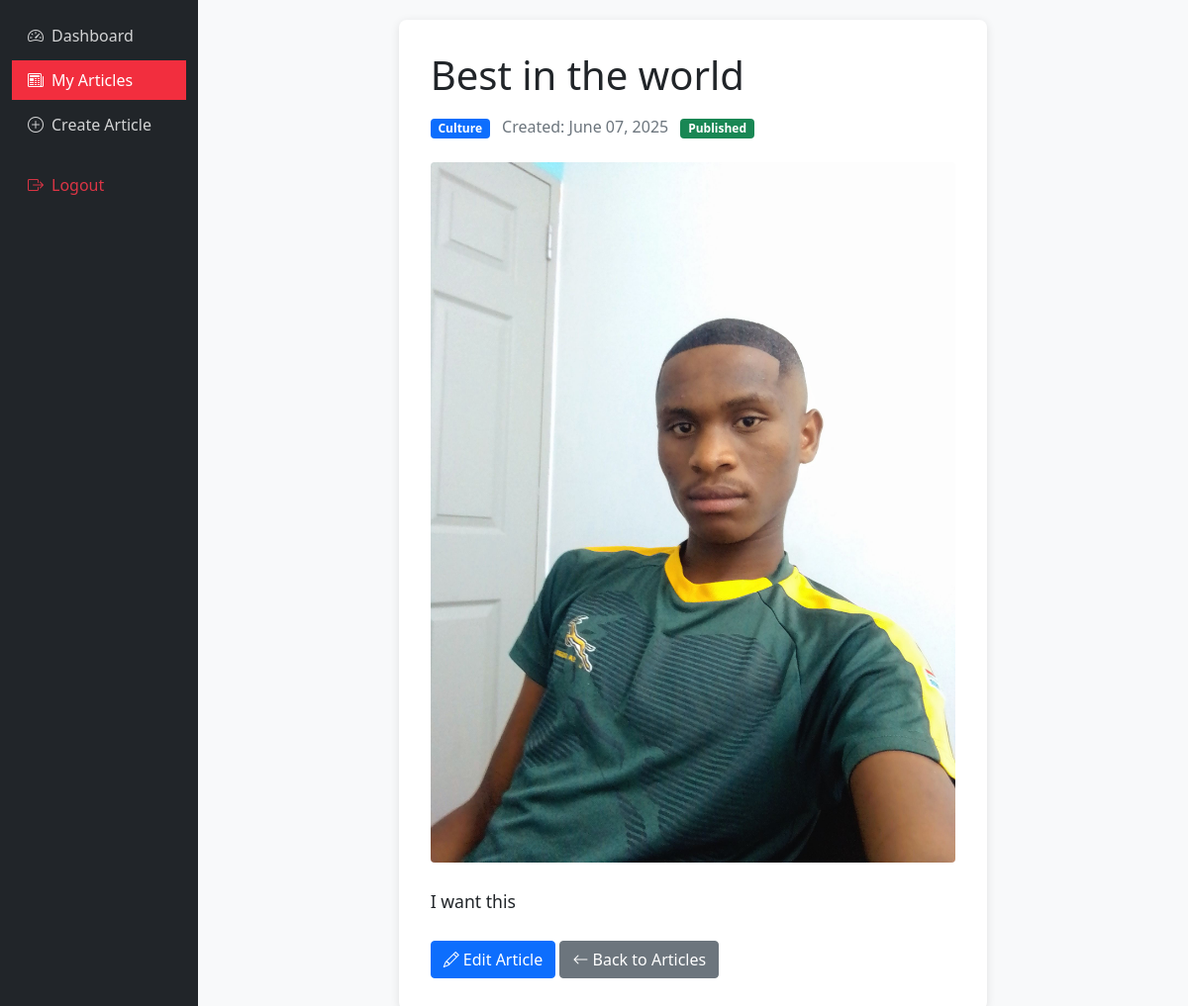
The app's page /journalist/article/preview/1 (signed in) with its own data.
### app.py (models this page shows)
class News(db.Model):
    id = db.Column(db.Integer, primary_key=True)
    title = db.Column(db.String(200), nullable=False)
    content = db.Column(db.Text, nullable=False)
    category = db.Column(db.String(50), nullable=False)
    image = db.Column(db.String(100), nullable=False, default='default_news.jpg')
    date_posted = db.Column(db.DateTime, nullable=False, default=datetime.utcnow)
    is_published = db.Column(db.Boolean, default=False)
    views = db.Column(db.Integer, default=0)
    user_id = db.Column(db.Integer, db.ForeignKey('user.id'), nullable=False)

### app.py (the view)
@app.route('/journalist/article/preview/<int:article_id>')
@login_required
def preview_article(article_id):
    article = News.query.get_or_404(article_id)
    if article.user_id != current_user.id:
        flash('You are not authorized to view this article', 'error')
        return redirect(url_for('journalist_articles'))
    return render_template('article_preview.html', article=article)

### app.py (called while the page is built)
@login_manager.user_loader
def load_user(user_id):
    return User.query.get(int(user_id))

@app.context_processor
def inject_datetime():
    return {'datetime': datetime}

### templates/article_preview.html (shortened to what this page needs)
{% extends "journalist_base.html" %}
{% block content %}
<div class="container">
    <div class="row">
        <div class="col-lg-8 mx-auto">
            <article class="article-preview">
                <h1 class="mb-3">{{ article.title }}</h1>
                <div class="mb-4">
                    <span class="badge bg-primary">{{ article.category }}</span>
                    <span class="text-muted ms-2">
                        Created: {{ article.date_posted.strftime('%B %d, %Y') }}
                    </span>
                    <span class="badge ms-2 {% if article.is_published %}bg-success{% else %}bg-warning{% endif %}">
                        {% if article.is_published %}Published{% else %}Pending Approval{% endif %}
                    </span>
                </div>
                {% if article.image != 'default_news.jpg' %}
                <img src="{{ url_for('static', filename='uploads/profile_pics/' + article.image) }}"
                     alt="{{ article.title }}"
                     class="img-fluid rounded mb-4">
                {% endif %}
                <div class="article-content">
                    {{ article.content|safe }}
                </div>
                <div class="mt-4">
                    <a href="{{ url_for('edit_article', article_id=article.id) }}" class="btn btn-primary">
                        <i class="bi bi-pencil"></i> Edit Article
                    </a>
                    <a href="{{ url_for('journalist_articles') }}" class="btn btn-secondary">
                        <i class="bi bi-arrow-left"></i> Back to Articles
                    </a>
                </div>
            </article>
        </div>
    </div>
</div>
{% endblock %}

### templates/journalist_base.html (style rules this page uses)
body { background-color: #f8f9fa; }

### templates/article_preview.html (style rules this page uses)
.article-preview { background: white; padding: 2rem; border-radius: 8px; box-shadow: 0 2px 10px rgba(0,0,0,0.1); }
.article-content { line-height: 1.8; font-size: 1.1rem; }

### records on screen
News: title "Best in the world", category "Culture", date_posted "June 07, 2025", image (picture), content "I want this"
